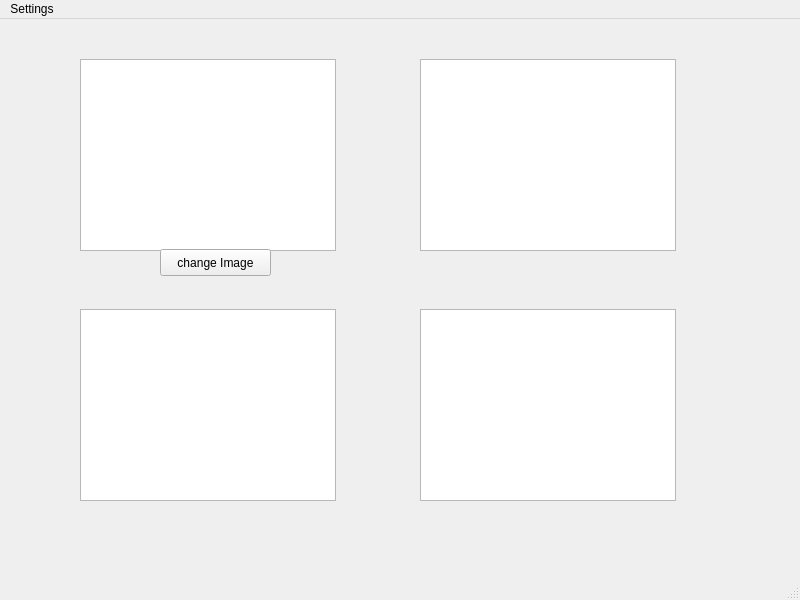
<?xml version="1.0" encoding="UTF-8"?>
<ui version="4.0">
 <class>StreamView</class>
 <widget class="QMainWindow" name="StreamView">
  <property name="geometry">
   <rect>
    <x>0</x>
    <y>0</y>
    <width>800</width>
    <height>600</height>
   </rect>
  </property>
  <property name="windowTitle">
   <string>MainWindow</string>
  </property>
  <widget class="QWidget" name="centralwidget">
   <widget class="QStackedWidget" name="stackedWidget">
    <property name="geometry">
     <rect>
      <x>30</x>
      <y>10</y>
      <width>751</width>
      <height>511</height>
     </rect>
    </property>
    <property name="currentIndex">
     <number>0</number>
    </property>
    <widget class="QWidget" name="page">
     <widget class="QGraphicsView" name="graphicsView">
      <property name="geometry">
       <rect>
        <x>50</x>
        <y>30</y>
        <width>256</width>
        <height>192</height>
       </rect>
      </property>
     </widget>
     <widget class="QGraphicsView" name="graphicsView_3">
      <property name="geometry">
       <rect>
        <x>50</x>
        <y>280</y>
        <width>256</width>
        <height>192</height>
       </rect>
      </property>
     </widget>
     <widget class="QGraphicsView" name="graphicsView_2">
      <property name="geometry">
       <rect>
        <x>390</x>
        <y>30</y>
        <width>256</width>
        <height>192</height>
       </rect>
      </property>
     </widget>
     <widget class="QGraphicsView" name="graphicsView_4">
      <property name="geometry">
       <rect>
        <x>390</x>
        <y>280</y>
        <width>256</width>
        <height>192</height>
       </rect>
      </property>
     </widget>
     <widget class="QPushButton" name="changeImageButton">
      <property name="geometry">
       <rect>
        <x>130</x>
        <y>220</y>
        <width>111</width>
        <height>27</height>
       </rect>
      </property>
      <property name="text">
       <string>change Image</string>
      </property>
     </widget>
    </widget>
    <widget class="QWidget" name="page_5">
     <widget class="QLabel" name="label_3">
      <property name="geometry">
       <rect>
        <x>320</x>
        <y>90</y>
        <width>121</width>
        <height>19</height>
       </rect>
      </property>
      <property name="text">
       <string>Add Stream</string>
      </property>
     </widget>
     <widget class="QPushButton" name="back">
      <property name="geometry">
       <rect>
        <x>20</x>
        <y>470</y>
        <width>71</width>
        <height>29</height>
       </rect>
      </property>
      <property name="text">
       <string>Back</string>
      </property>
     </widget>
    </widget>
    <widget class="QWidget" name="page_2">
     <widget class="QPushButton" name="back1">
      <property name="geometry">
       <rect>
        <x>0</x>
        <y>480</y>
        <width>71</width>
        <height>29</height>
       </rect>
      </property>
      <property name="text">
       <string>Back</string>
      </property>
     </widget>
     <widget class="QTableWidget" name="tableWidget">
      <property name="geometry">
       <rect>
        <x>20</x>
        <y>10</y>
        <width>591</width>
        <height>431</height>
       </rect>
      </property>
      <row>
       <property name="text">
        <string>jasjsadjl;adsf</string>
       </property>
      </row>
      <column>
       <property name="text">
        <string>ajl;asdf;jladsf</string>
       </property>
      </column>
     </widget>
    </widget>
    <widget class="QWidget" name="page_4">
     <widget class="QLabel" name="label_2">
      <property name="geometry">
       <rect>
        <x>230</x>
        <y>70</y>
        <width>251</width>
        <height>51</height>
       </rect>
      </property>
      <property name="text">
       <string>Manage Users</string>
      </property>
     </widget>
     <widget class="QPushButton" name="back2">
      <property name="geometry">
       <rect>
        <x>10</x>
        <y>470</y>
        <width>71</width>
        <height>29</height>
       </rect>
      </property>
      <property name="text">
       <string>Back</string>
      </property>
     </widget>
    </widget>
    <widget class="QWidget" name="page_3">
     <widget class="QPushButton" name="back3">
      <property name="geometry">
       <rect>
        <x>10</x>
        <y>470</y>
        <width>61</width>
        <height>29</height>
       </rect>
      </property>
      <property name="text">
       <string>Back</string>
      </property>
     </widget>
     <widget class="QWidget" name="verticalLayoutWidget">
      <property name="geometry">
       <rect>
        <x>89</x>
        <y>79</y>
        <width>491</width>
        <height>271</height>
       </rect>
      </property>
      <layout class="QVBoxLayout" name="verticalLayout">
       <item>
        <layout class="QHBoxLayout" name="horizontalLayout_2">
         <item>
          <widget class="QLabel" name="oldPW_label">
           <property name="text">
            <string>Old password:</string>
           </property>
          </widget>
         </item>
         <item>
          <widget class="QLineEdit" name="old_pw"/>
         </item>
        </layout>
       </item>
       <item>
        <layout class="QHBoxLayout" name="horizontalLayout">
         <item>
          <widget class="QLabel" name="newPW_label">
           <property name="text">
            <string>New password:</string>
           </property>
          </widget>
         </item>
         <item>
          <widget class="QLineEdit" name="new_pw"/>
         </item>
        </layout>
       </item>
       <item>
        <layout class="QHBoxLayout" name="horizontalLayout_3">
         <item>
          <widget class="QLabel" name="confirmPW_label">
           <property name="text">
            <string>Confirm password:</string>
           </property>
          </widget>
         </item>
         <item>
          <widget class="QLineEdit" name="confirm_pw"/>
         </item>
        </layout>
       </item>
       <item>
        <layout class="QHBoxLayout" name="horizontalLayout_4">
         <item>
          <spacer name="horizontalSpacer">
           <property name="orientation">
            <enum>Qt::Horizontal</enum>
           </property>
           <property name="sizeHint" stdset="0">
            <size>
             <width>40</width>
             <height>20</height>
            </size>
           </property>
          </spacer>
         </item>
         <item>
          <widget class="QPushButton" name="pushButton_2">
           <property name="text">
            <string>Change</string>
           </property>
          </widget>
         </item>
         <item>
          <spacer name="horizontalSpacer_2">
           <property name="orientation">
            <enum>Qt::Horizontal</enum>
           </property>
           <property name="sizeHint" stdset="0">
            <size>
             <width>40</width>
             <height>20</height>
            </size>
           </property>
          </spacer>
         </item>
        </layout>
       </item>
      </layout>
     </widget>
     <widget class="QLabel" name="label">
      <property name="geometry">
       <rect>
        <x>270</x>
        <y>0</y>
        <width>151</width>
        <height>41</height>
       </rect>
      </property>
      <property name="text">
       <string>Change Password</string>
      </property>
     </widget>
    </widget>
   </widget>
  </widget>
  <widget class="QMenuBar" name="menubar">
   <property name="geometry">
    <rect>
     <x>0</x>
     <y>0</y>
     <width>800</width>
     <height>25</height>
    </rect>
   </property>
   <widget class="QMenu" name="settingsMenu">
    <property name="title">
     <string>Settings</string>
    </property>
    <addaction name="actionAdd_Stream"/>
    <addaction name="actionManage_Streams"/>
    <addaction name="actionManage_Users"/>
    <addaction name="actionChange_Password"/>
    <addaction name="separator"/>
    <addaction name="actionLog_out"/>
   </widget>
   <addaction name="settingsMenu"/>
  </widget>
  <widget class="QStatusBar" name="statusbar"/>
  <action name="actionManage_Streams">
   <property name="text">
    <string>Manage Streams</string>
   </property>
  </action>
  <action name="actionLog_out">
   <property name="text">
    <string>Log out</string>
   </property>
  </action>
  <action name="actionAdd_Stream">
   <property name="text">
    <string>Add Stream</string>
   </property>
  </action>
  <action name="actionManage_Users">
   <property name="text">
    <string>Manage Users</string>
   </property>
  </action>
  <action name="actionChange_Password">
   <property name="text">
    <string>Change Password</string>
   </property>
  </action>
 </widget>
 <resources/>
 <connections/>
</ui>
